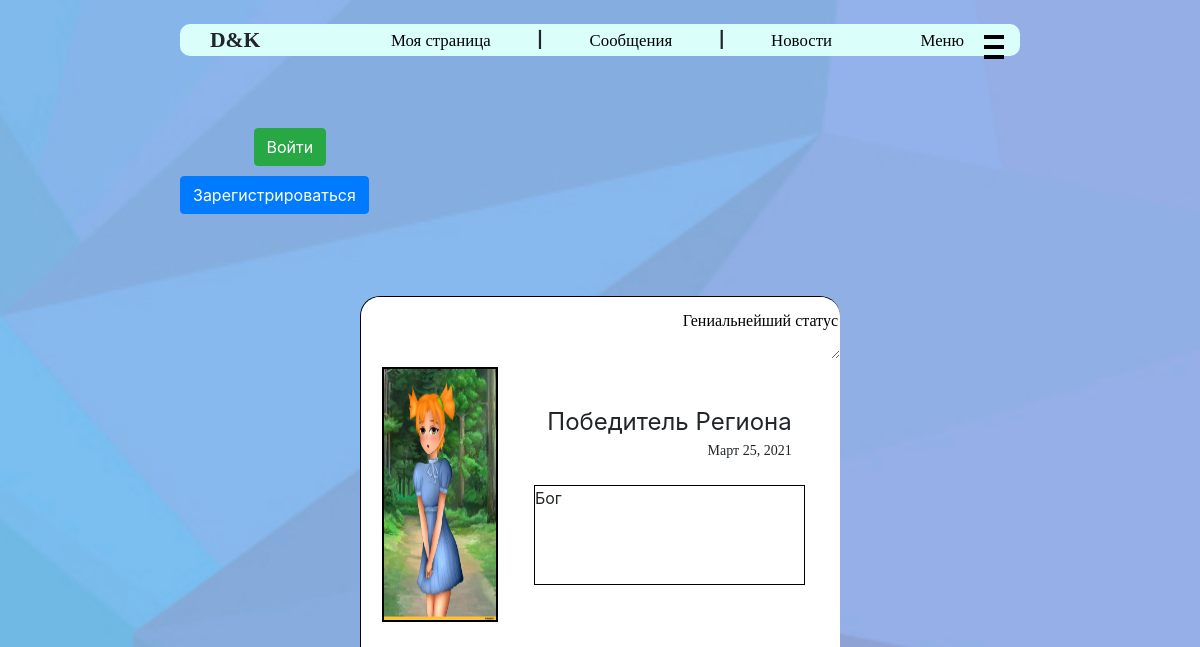
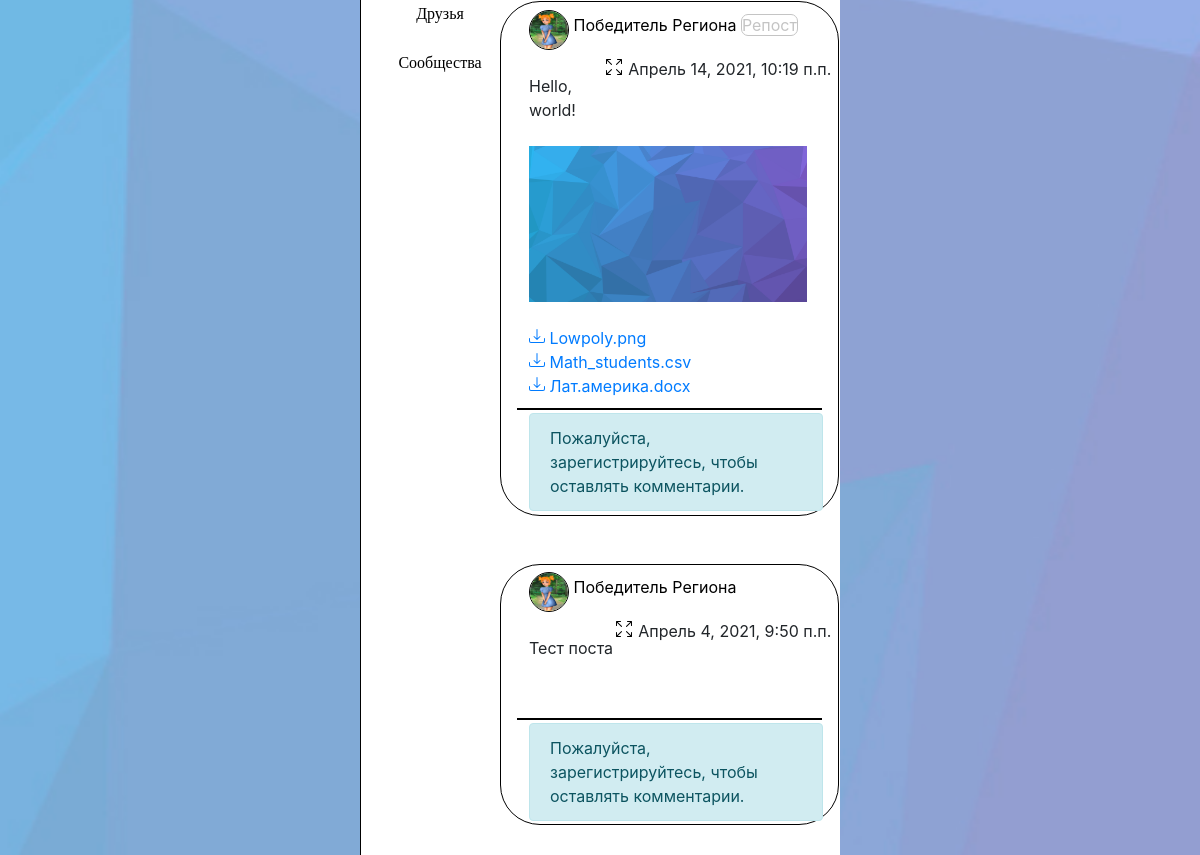
/homepage/1 (upper part), run on an earlier commit of the app's database (2 pictures, top to bottom).
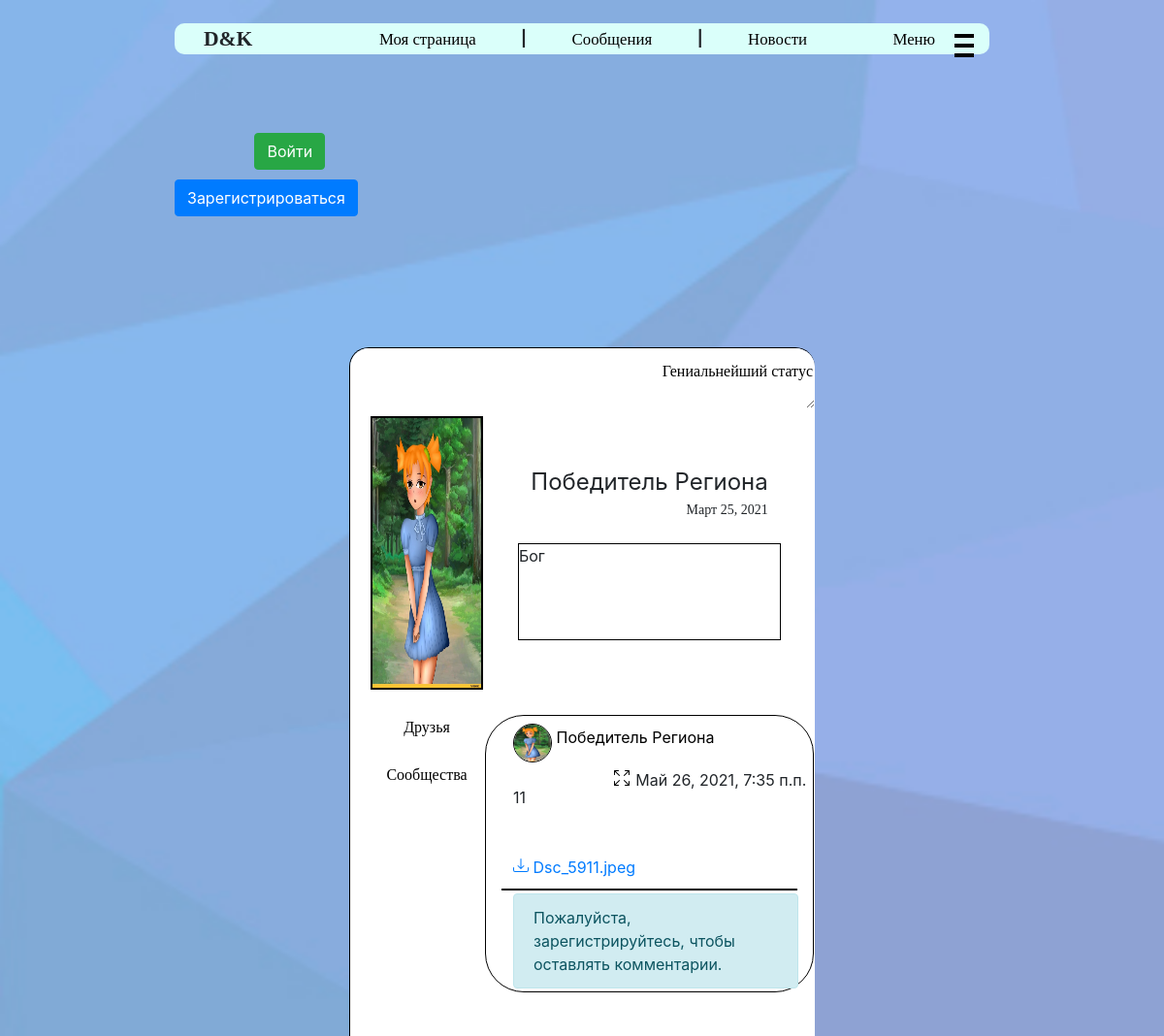
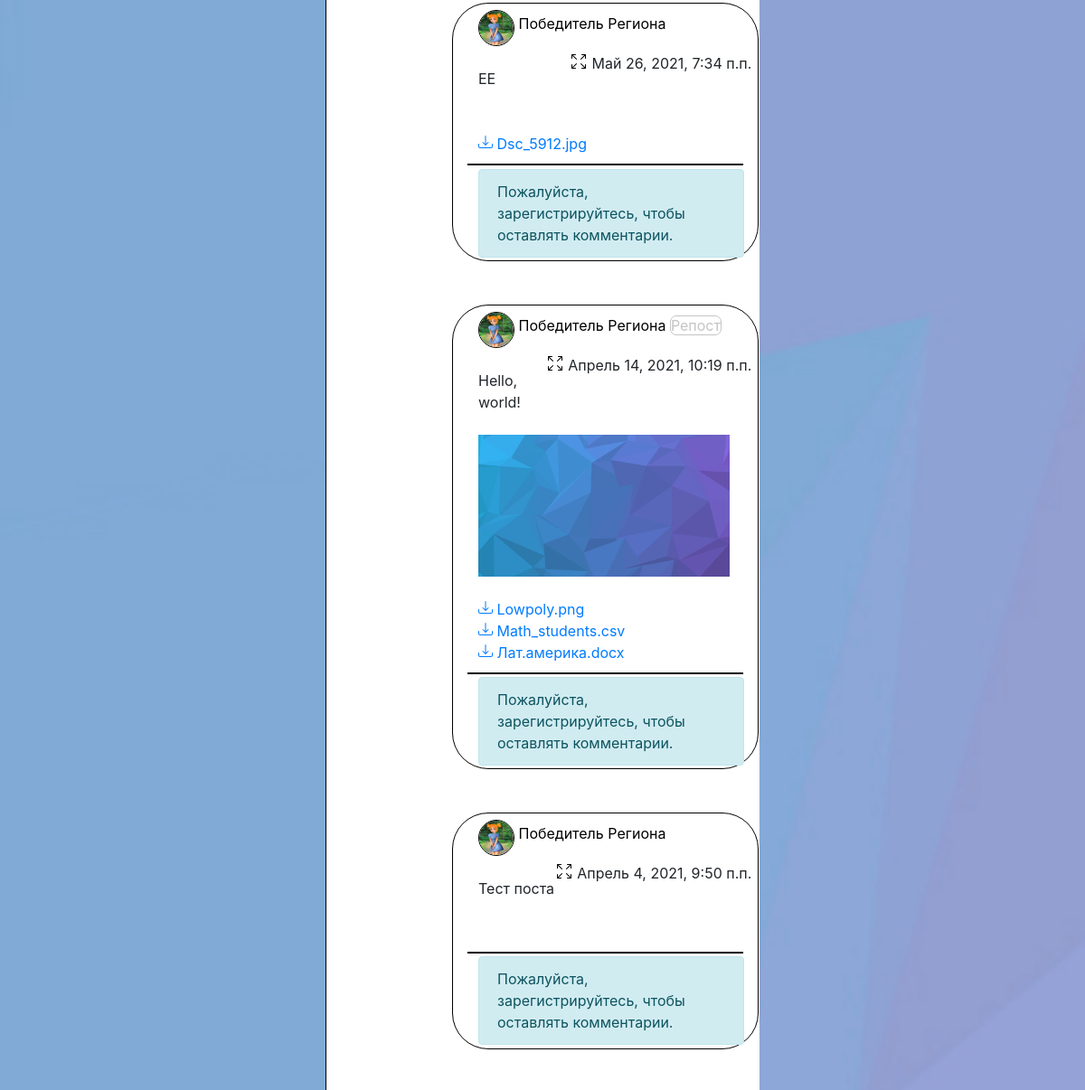
And on a later commit of the database (2 pictures, top to bottom).
### user_manager/models.py (models this page shows, shortened)
class Repost(models.Model):
    posts = models.ForeignKey("Posts", on_delete=models.CASCADE, related_name='repost')
    user = models.ForeignKey(User, on_delete=models.CASCADE, related_name='repost')
    create_date = models.DateTimeField(verbose_name='дата создания', default=datetime.datetime.now)
    class Meta:
        verbose_name = 'Репост'
        verbose_name_plural = 'Репосты'

class Profile(models.Model):
    user = models.OneToOneField(User, on_delete=models.CASCADE, related_name='profile')
    name = models.CharField(max_length=50, verbose_name="Имя", null=True, blank=False)
    surname = models.CharField(max_length=75, verbose_name="Фамилия", null=True, blank=False)
    bio = models.TextField(max_length=500, verbose_name="Описание", default="", null=True,
                           blank=False)
    avatar = models.ImageField(verbose_name="Фото", null=True, upload_to=avatars_directory)
    status = models.CharField(max_length=75, default="", verbose_name="Статус", null=True,
                              blank=False)
    birth_date = models.DateField(verbose_name='Дата рождения', null=True, blank=False)
    lname = models.CharField(max_length=50, verbose_name="Имя в нижнем регистре", null=True,
                             blank=False)
    lsurname = models.CharField(max_length=75, verbose_name="Фамилия в нижнем регистре", null=True,
                                blank=False)
    class Meta:
        ordering = ['name', 'surname', 'birth_date']
        verbose_name = "Профлиль пользователя"
        verbose_name_plural = "Профили пользователей"

class News(models.Model):
    user = models.ForeignKey(User, on_delete=models.CASCADE, related_name='news')
    text_content = models.TextField(max_length=1000, verbose_name='Контент', blank=False)
    likes = models.IntegerField(default=0, verbose_name='Лайки')
    create_date = models.DateTimeField(verbose_name='дата создания', default=datetime.datetime.now)
    class Meta:
        verbose_name = "Новость"
        verbose_name_plural = "Новости"

class NewsFile(models.Model):
    news = models.ForeignKey(News, on_delete=models.CASCADE, related_name='files')
    file = models.FileField(null=True, blank=True, upload_to=news_files_directory)
    class Meta:
        verbose_name = "Файл новости"
        verbose_name_plural = "Файлы новостей"

### user_manager/views.py (the view)
# urls.py: path('homepage/<int:user_id>', views.homepage),
def homepage(request, user_id):
    user = User.objects.get(id=user_id)
    if request.user.is_authenticated:
        is_friends = request.user.profile.is_friends(user)
    else:
        is_friends = 6
    all_news = [(x, isinstance(x, News) or isinstance(x, CommunityPost))
                for x in sorted(list(user.news.all()) + list(user.repost.all()),
                                key=lambda x: x.create_date, reverse=True)]
    images, width, comments = get_news_data(all_news)
    return render(request, 'homepage.html', {
        'page_owner': user,
        'is_friends': is_friends,
        'images': images,
        'widths': width,
        'all_news': all_news,
        'comments': comments,
        'title': 'Страница пользователя'})

### user_manager/templatetags/file_name.py (called while the page is built)
@register.filter
def file_name(url):
    return unquote(url.split('/')[-1]).lower().capitalize()

### user_manager/templatetags/index.py (called while the page is built)
@register.filter
def index(indexable, i):
    return indexable[i]

### user_manager/templates/homepage.html (shortened to what the changed rows need)
{% extends "main.html" %}
{% block content %}
    {% load static %}
    <link href="{% static 'css/homepage.css' %}" rel="stylesheet">
    {% load index %}
    {% load file_name %}
    <table class="profile">
        <tr>
            <td>
                <br>
                <div class="owner_news">
                    {% if all_news %}
                        {% for news, tp in all_news %}
                            <div class="news {{ news.post.id }}">
                                <a href="/homepage/{{ news.user.id }}" class="author_url">
                                    <img src="{{ news.user.profile.avatar.url }}" alt="Аватарка"
                                         class="news_avatar">
                                    <span class="creator_name">{{ news.user.profile.name }} {{ news.user.profile.surname }}</span>
                                </a>
                                {% if tp == 0 %}
                                    <a class="repost-sign"
                                       title="Нажмите для просмотра оригинальной записи"
                                       href="/origin/{{ news.id }}">
                                        Репост
                                    </a>
                                {% endif %}
                                <span class="created_date">{{ news.create_date }}</span>
                                <a class="show_post" href="/show_post/{{ news.post.id }}"
                                   title="Нажмите для просмотра записи">
                                </a>
                                <br>
                                <br>
                                <div class="news_content">
                                    {{ news.text_content }}<br><br>
                                    <div class="images">
                                        {% for image in images|index:forloop.counter0 %}
                                            <img class="attach" src="{{ image.file.url }}"
                                                 alt="Прикрепленное изображение"
                                                 style="width:
                                                         {{ widths|index:forloop.parentloop.counter0 }}%">
                                        {% endfor %}
                                    </div>
                                    <br>
                                    <div class="all-files">
                                        {% for file in news.files.all %}
                                            <a href="{{ file.file.url }}">
                                                {{ file.file.url|file_name }}</a>
                                            <br>
                                        {% endfor %}
                                    </div>
                                </div>
                                <hr class="line">
                                <div class="comments">
                                    {% if user.is_authenticated %}
                                        <div class="comments-creation input-group mb-3">
                            <textarea class="form-control comment-input {{ news.post.id }}"
                                      placeholder="Текст комментария"
                                      aria-label="Текст комментария"
                                      aria-describedby="button-addon2"></textarea>
                                            <div class="input-group-append">
                                                <button type="button"
                                                        class="btn btn-outline-secondary send-comment {{ news.post.id }}">
                                                    <svg xmlns="http://www.w3.org/2000/svg"
                                                         width="20"
                                                         height="20 "
                                                         fill="currentColor" class="bi bi-cursor"
                                                         viewBox="0 0 16 16">
                                                        <path d="M14.082 2.182a.5.5 0 0 1 .103.557L8.528 15.467a.5.5 0 0 1-.917-.007L5.57 10.694.803 8.652a.5.5 0 0 1-.006-.916l12.728-5.657a.5.5 0 0 1 .556.103zM2.25 8.184l3.897 1.67a.5.5 0 0 1 .262.263l1.67 3.897L12.743 3.52 2.25 8.184z"/>
                                                    </svg>
                                                </button>
                                            </div>
                                        </div>
                                    {% else %}
                                        <div class="alert alert-info comments-creation-denied">
                                            Пожалуйста,
                                            зарегистрируйтесь, чтобы оставлять
                                            комментарии.
                                        </div>
                                    {% endif %}
                                </div>
                            </div>
                            <br><br>
                        {% endfor %}
                    {% else %}
                        <div class="no-posts">У пользователя ещё нет записей</div>
                    {% endif %}
                </div>
            </td>
        </tr>
    </table>
{% endblock %}

What changed in the data, as far as the page shows it:
added News: user.profile.avatar (placeholder picture), user.profile.name "Победитель", user.profile.surname "Региона", create_date "Май 26, 2021, 7:35 п.п.", text_content "11"
added NewsFile: file|file_name "Dsc_5911.jpeg", shown under "Победитель"
added News: user.profile.avatar (placeholder picture), user.profile.name "Победитель", user.profile.surname "Региона", create_date "Май 26, 2021, 7:34 п.п.", text_content "EE"
added NewsFile: file|file_name "Dsc_5912.jpg", shown under "Победитель"
